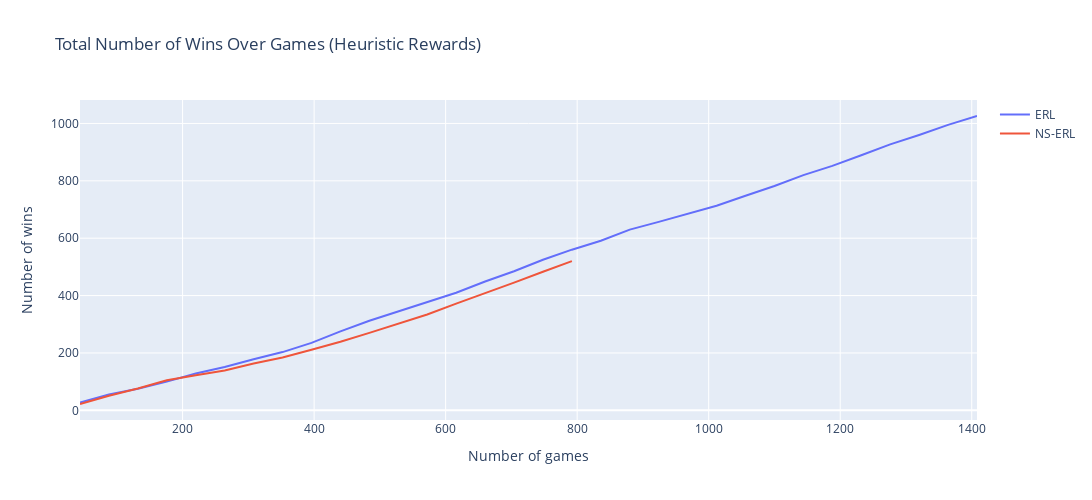

Notebook code for this chart:
### Code cell
x = noNS_heuristic['games'].tolist()
y_noher = noNS_heuristic['wins'].tolist()
y_her = NS_heuristic['wins'].tolist()

fig = go.Figure(data=[
    go.Line(name='ERL', x=x, y = y_noher, mode='lines'),
    go.Line(name='NS-ERL', x=x, y = y_her, mode='lines')
])
fig.update_layout(
    title='Total Number of Wins Over Games (Heuristic Rewards)',
    xaxis_title='Number of games',
    yaxis_title='Number of wins',
    width = 1200, 
    height = 500
)
fig.show()
fig.write_image("results/Number Wins Over Games Heuristic Reward.png")

### Figure 1 — Plotly figure (JSON) as saved in the notebook; plotly's stock layout.template omitted (floating-point values rounded to 4 significant figures)
{"data": [{"mode": "lines", "name": "ERL", "type": "scatter", "x": ["44.000", 88, 132, 176, 220, 264, 308, 352, 396, 440, 484, 528, 572, 616, 660, 704, 748, 792, 836, 880, 924, 968, 1012, 1056, 1100, 1144, 1188, 1232, 1276, 1320, 1364, 1408], "y": ["27.000", 55, 75, 100, 128, 151, 178, 203, 235, 275, 312, 344, 376, 410, 449, 485, 525, 560, 591, 630, 657, 684, 713, 748, 782, 820, 852, 889, 927, 960, 995, 1026]}, {"mode": "lines", "name": "NS-ERL", "type": "scatter", "x": ["44.000", 88, 132, 176, 220, 264, 308, 352, 396, 440, 484, 528, 572, 616, 660, 704, 748, 792, 836, 880, 924, 968, 1012, 1056, 1100, 1144, 1188, 1232, 1276, 1320, 1364, 1408], "y": ["22.000", 51, 76, 105, 122, 139, 163, 184, 211, 239, 270, 302, 334, 372, 408, 445, 483, 520]}], "layout": {"height": 500, "title": {"text": "Total Number of Wins Over Games (Heuristic Rewards)"}, "width": 1200, "xaxis": {"autorange": true, "range": [44, 1408], "title": {"text": "Number of games"}, "type": "linear"}, "yaxis": {"autorange": true, "range": [-33.78, 1082.0], "title": {"text": "Number of wins"}, "type": "linear"}}}
